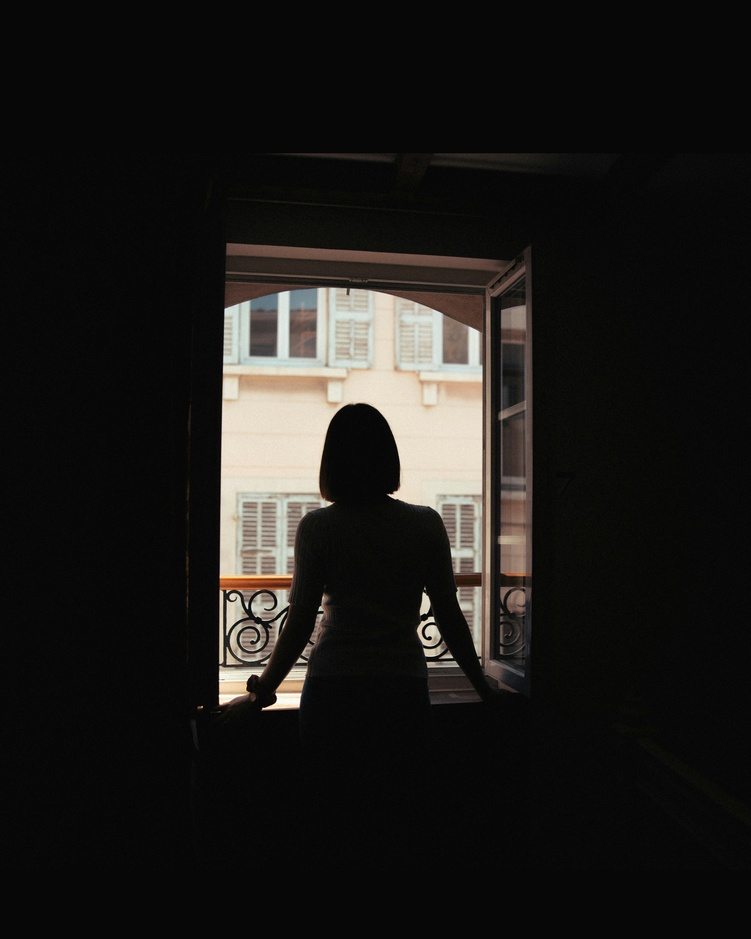
#> input picture images/woman_open_door.jpg, 751 x 939 px, shrunk from 4693 x 5867 before the run
$ jupyter execute 12.ipynb
#> lines starting #> are read from the running program, lines starting #| are printed output that depends on the picture
# IN5437 — Assignment 1
## Question 12: Illumination Correction using Homomorphic Filtering

**Name:** Benjamine
**Index:** 258762A

**Note:** This question is marked as optional in the assignment.

An image with non-uniform illumination can be modeled as:
$$f(x, y) = i(x, y) \cdot r(x, y)$$

where $i(x, y)$ is the illumination and $r(x, y)$ is the reflectance.

### Part (a): Significance of the multiplicative illumination-reflectance model

An observed image $f(x, y)$ can be thought of as the combination of two factors:

- **Illumination $i(x, y)$** — how the scene is lit. This depends on the light sources, shadows, and angle of the surfaces. Illumination usually changes slowly across the image (low spatial frequency).

- **Reflectance $r(x, y)$** — how much light each surface actually reflects back to the camera. This depends on the material and texture of the objects. Reflectance usually has fast spatial changes (high frequency) because it captures edges and fine detail.

**Why the model is multiplicative.** Physically, the light hitting a surface is partially absorbed and partially reflected. The amount reflected equals `illumination × reflectance`. So the image intensity is the product, not the sum, of the two.

**Why it matters.** If we can separate the two, we can correct illumination problems without losing detail — for example, bringing up dark shadowed areas in a photo while keeping edges sharp. The challenge is that the model is multiplicative, which makes separation difficult with standard linear filters (which assume addition).

### Part (b): Using the logarithm to separate illumination and reflectance

Linear filters work with **sums**, not **products**. To turn the multiplicative model into an additive one, we take the logarithm of both sides:

$$\ln f(x, y) = \ln i(x, y) + \ln r(x, y)$$

Now:
- $\ln i$ is mostly low-frequency (slow illumination changes).
- $\ln r$ is mostly high-frequency (fast texture and edge changes).

Since they are added (not multiplied), we can now apply a **linear filter in the frequency domain** to **attenuate the low frequencies** (illumination) and **boost the high frequencies** (reflectance). After filtering, we exponentiate to return to a normal image.

This is the main idea behind **homomorphic filtering** — do the hard work in the log domain where things are additive and linear filters become useful.

### Part (c): Algorithm for homomorphic filtering

**Step-by-step pseudo-code:**

1. **Log transform:** take the natural logarithm of the image (add a small value first to avoid $\log(0)$).
   $$z(x, y) = \ln(f(x, y) + \varepsilon)$$
2. **Forward FFT:** compute the 2D Fourier transform.
   $$Z(u, v) = \mathcal{F}\{z(x, y)\}$$
3. **Apply homomorphic filter $H(u, v)$** — a high-frequency emphasis filter that attenuates low frequencies (illumination) and boosts high frequencies (reflectance).
   $$S(u, v) = H(u, v) \cdot Z(u, v)$$
4. **Inverse FFT:** go back to the spatial domain.
   $$s(x, y) = \mathcal{F}^{-1}\{S(u, v)\}$$
5. **Exponential:** undo the log.
   $$g(x, y) = \exp(s(x, y)) - \varepsilon$$
6. **Normalize** the output to the standard 8-bit range $[0, 255]$.

The filter $H(u, v)$ is typically a Gaussian-shaped high-emphasis filter:
$$H(u, v) = (\gamma_H - \gamma_L) \cdot \left(1 - \exp\left(-\frac{D^2(u, v)}{2 \sigma^2}\right)\right) + \gamma_L$$

where $\gamma_L < 1$ (attenuates low frequencies) and $\gamma_H > 1$ (boosts high frequencies), and $D(u, v)$ is the distance from the center of the frequency plane.

### Part (d): Homomorphic filtering vs histogram equalization

| Aspect | Histogram equalization | Homomorphic filtering |
|--------|------------------------|----------------------|
| Approach | Statistical — redistributes the pixel-value histogram | Physical — separates illumination from reflectance |
| Type of operation | Point operation (each pixel's new value depends only on its old value) | Frequency-domain operation (considers spatial neighborhoods) |
| Handles uneven lighting? | Limited — it treats all pixels the same way regardless of where they are | Yes — it can specifically target slow illumination changes while preserving detail |
| Risk | Can over-enhance noise in dark regions; amplifies everything | Parameter choice affects result; poor tuning can introduce artifacts |
| Best for | Images where the histogram is compressed in one region of the intensity range | Images with uneven lighting, shadows, or non-uniform illumination across the frame |

**When is homomorphic filtering preferred?**

- When the problem is clearly **uneven illumination** across the image (shadow on one side, bright on the other).
- When we want to **preserve fine detail** (textures, edges) while correcting the lighting.
- When histogram equalization fails — i.e., the issue is not a compressed histogram but rather a spatially-varying illumination that histogram equalization cannot "see."

A common example: photos of documents taken under desk lamps (one corner bright, the other dark), medical X-ray images, or outdoor scenes with strong shadows.

### Part (e): Applying homomorphic filtering to an image

Using an image with uneven illumination. The implementation follows the algorithm from part (c).

[cell 1]
import cv2 as cv
import numpy as np
import matplotlib.pyplot as plt

def homomorphic_filter_H(shape, gamma_low, gamma_high, sigma):
    """Build a high-frequency emphasis filter H(u, v) in the frequency domain."""
    h, w = shape
    cy, cx = h // 2, w // 2
    Y, X = np.ogrid[:h, :w]
    D_squared = (X - cx)**2 + (Y - cy)**2

    # Gaussian high-pass shape, scaled between gamma_low and gamma_high
    H = (gamma_high - gamma_low) * (1 - np.exp(-D_squared / (2 * sigma**2))) + gamma_low
    return H

[cell 2]
# Load an image with uneven lighting
q12_im = cv.imread('../images/woman_open_door.jpg', cv.IMREAD_GRAYSCALE)
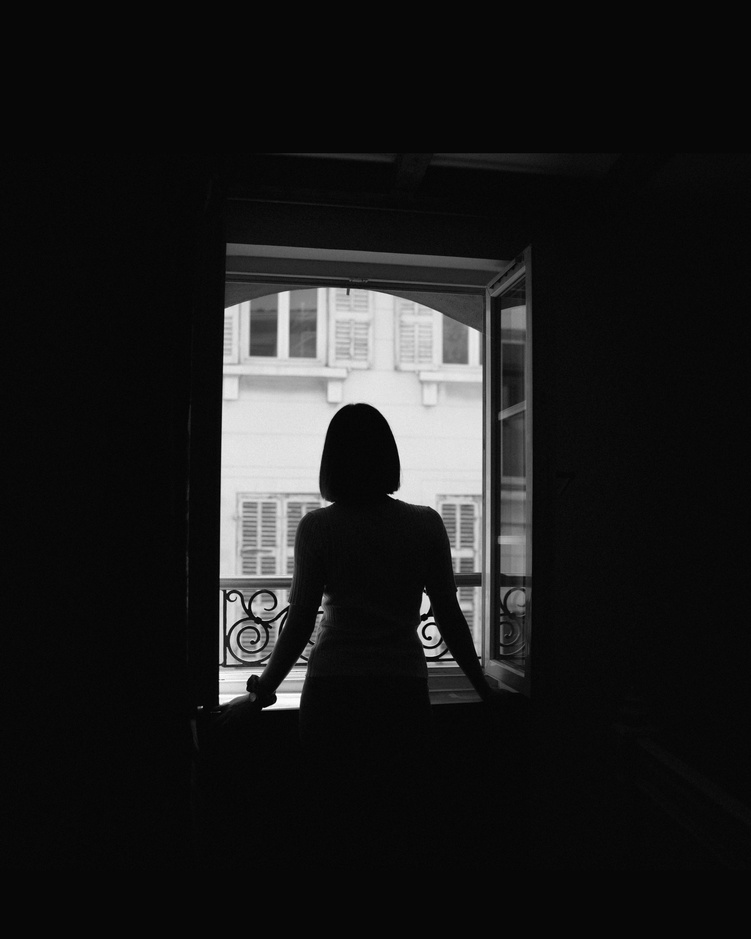
#> q12_im: shape (939, 751); min 0, max 255, mean 27.6
assert q12_im is not None, "File could not be read. Check the path."

# ---- Step 1: log transform (add small epsilon to avoid log(0)) ----
eps = 1.0
log_im = np.log(q12_im.astype(np.float64) + eps)
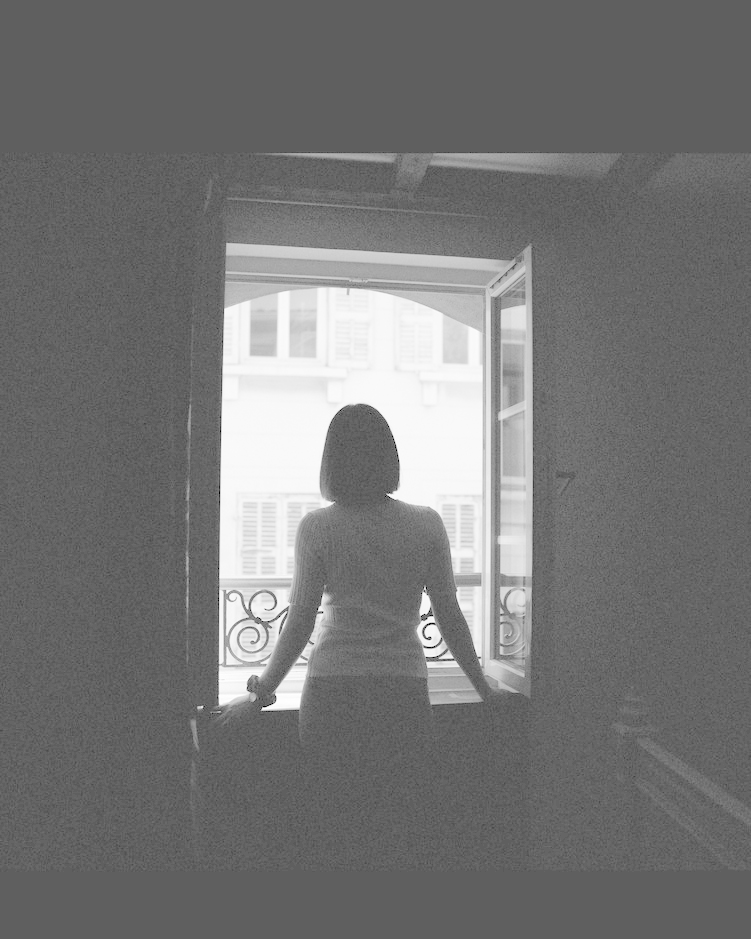
#> log_im: shape (939, 751) float64; min 0, max 5.55, mean 2.56; drawn with min black and max white

# ---- Step 2: forward FFT and center ----
F = np.fft.fftshift(np.fft.fft2(log_im))

# ---- Step 3: apply the homomorphic filter ----
# Parameters: tune these for your image
gamma_low  = 0.5   # attenuate low frequencies (illumination) — less than 1
gamma_high = 2.0   # boost high frequencies (reflectance) — greater than 1
sigma      = 30    # cutoff radius in the frequency plane

H = homomorphic_filter_H(q12_im.shape, gamma_low, gamma_high, sigma)
S = H * F

# ---- Step 4: inverse FFT back to spatial domain ----
s = np.real(np.fft.ifft2(np.fft.ifftshift(S)))
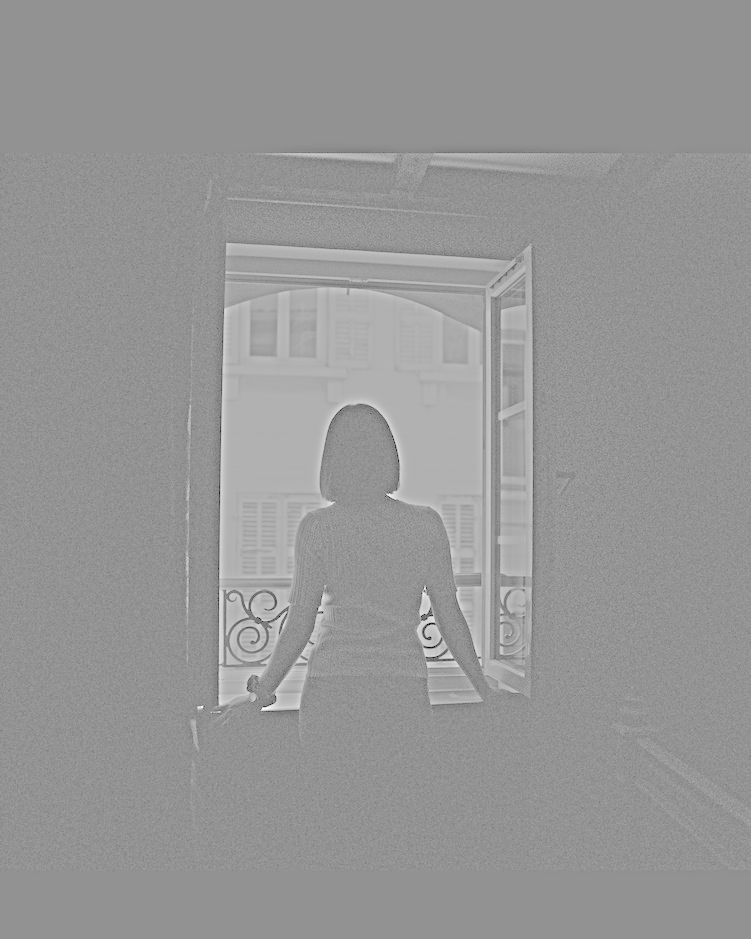
#> s: shape (939, 751) float64; min -6.99, max 6.97, mean 1.28; drawn with min black and max white

# ---- Step 5: exponential to undo the log ----
g = np.exp(s) - eps
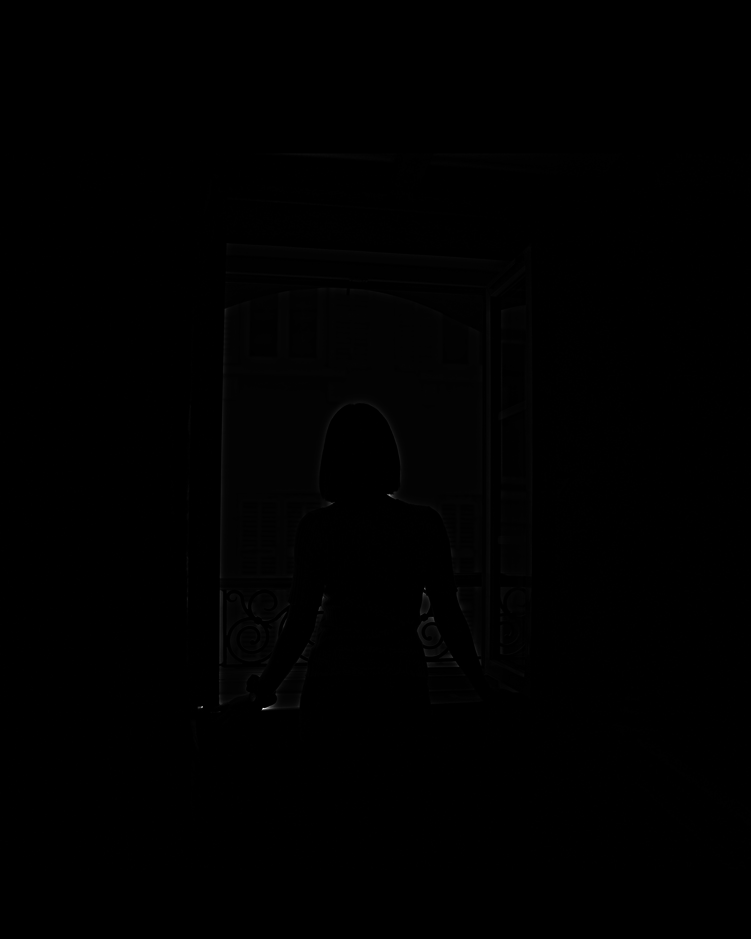
#> g: shape (939, 751) float64; min -0.999, max 1068.2, mean 4; drawn with min black and max white

# ---- Step 6: normalize to [0, 255] ----
g = np.clip(g, 0, None)
g_norm = cv.normalize(g, None, 0, 255, cv.NORM_MINMAX).astype(np.uint8)

[cell 3]
fig, ax = plt.subplots(1, 2, figsize=(14, 6))
ax[0].imshow(q12_im, cmap='gray', vmin=0, vmax=255); ax[0].set_title('Original (uneven lighting)'); ax[0].axis('off')
ax[1].imshow(g_norm, cmap='gray', vmin=0, vmax=255); ax[1].set_title(f'Homomorphic filtered (γ_L={gamma_low}, γ_H={gamma_high}, σ={sigma})'); ax[1].axis('off')
plt.tight_layout()
plt.show()

[cell 4]
plt.figure(figsize=(5, 5))
plt.imshow(H, cmap='viridis')
plt.title(f'Homomorphic filter H(u, v)\n(γ_L={gamma_low}, γ_H={gamma_high}, σ={sigma})')
plt.colorbar(fraction=0.046)
plt.axis('off')
plt.show()
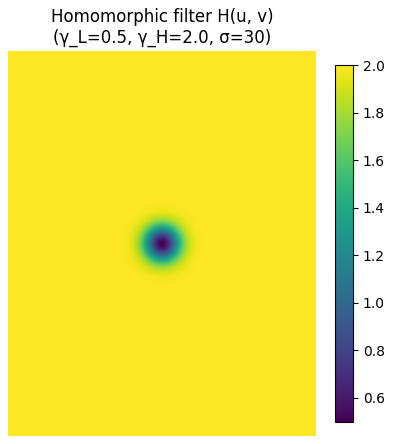
#> figure drawn by matplotlib, 2 panels

[cell 5]
# Also run histogram equalization for comparison
g_histeq = cv.equalizeHist(q12_im)
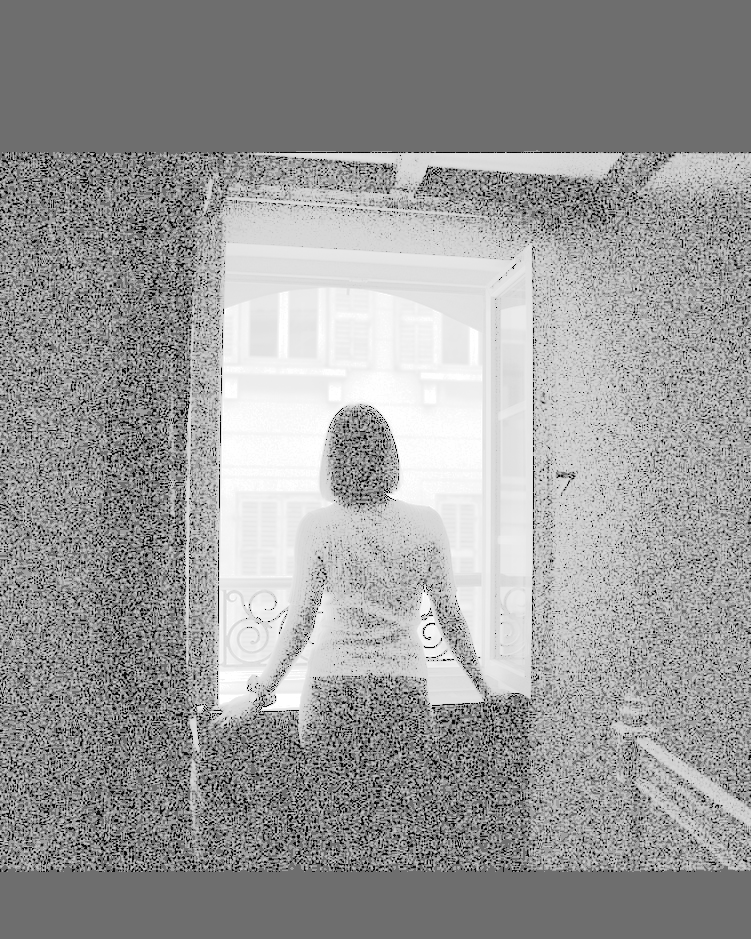
#> g_histeq: shape (939, 751); min 0, max 255, mean 153.6

fig, ax = plt.subplots(1, 3, figsize=(18, 6))
ax[0].imshow(q12_im,   cmap='gray', vmin=0, vmax=255); ax[0].set_title('Original');                 ax[0].axis('off')
ax[1].imshow(g_histeq, cmap='gray', vmin=0, vmax=255); ax[1].set_title('Histogram equalization');   ax[1].axis('off')
ax[2].imshow(g_norm,   cmap='gray', vmin=0, vmax=255); ax[2].set_title('Homomorphic filtering');    ax[2].axis('off')
plt.tight_layout()
plt.show()

$ run again, with images/highlights_and_shadows.jpg copied over images/woman_open_door.jpg
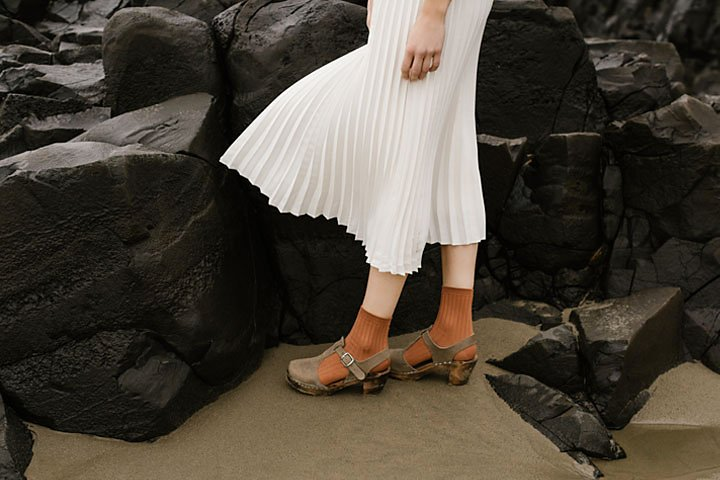
#> input picture images/highlights_and_shadows.jpg, 720 x 480 px
#> `plt.show()`:
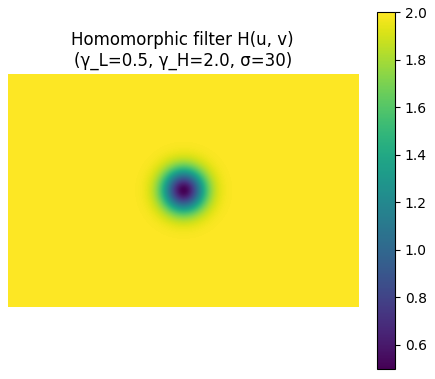
#> figure drawn by matplotlib, 2 panels
#> `g_histeq = cv.equalizeHist(q12_im)`:
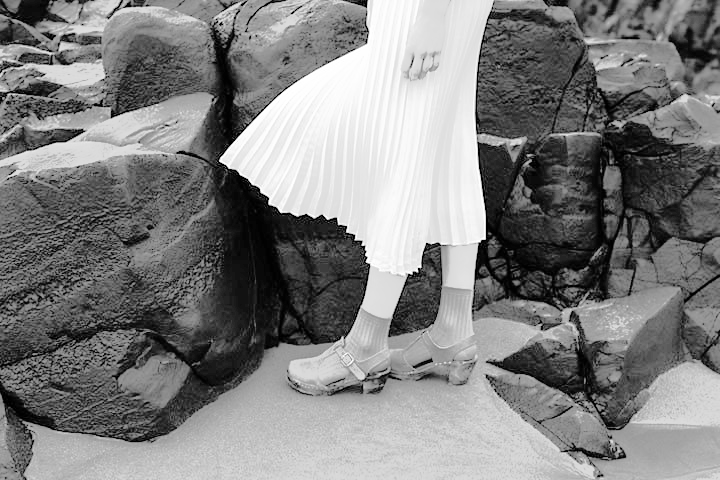
#> g_histeq: shape (480, 720); min 0, max 255, mean 128.4
